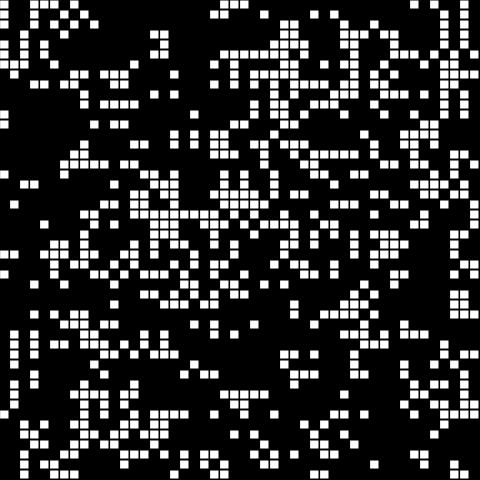
Frame 1 (no input)
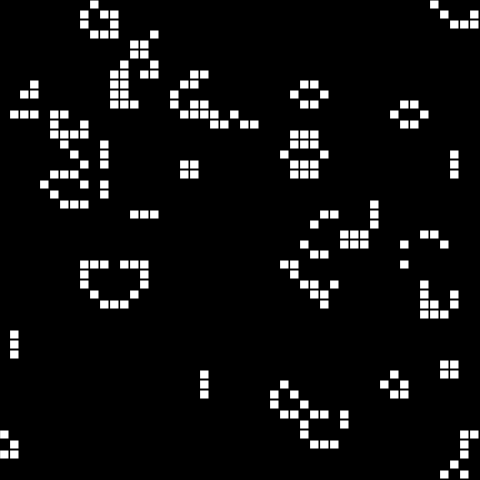
Frame 60 (no input)
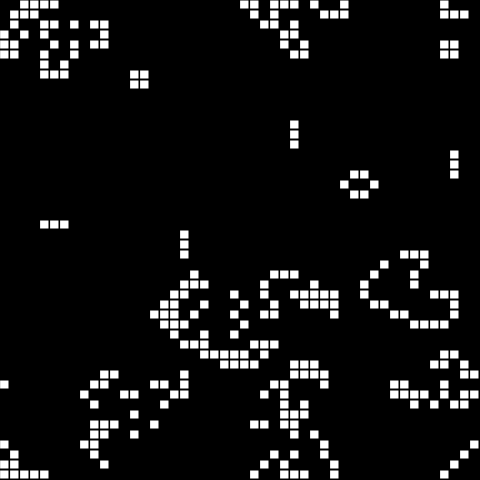
Frame 120 (the mouse pressed at the canvas centre since frame 60)

The p5.js sketch that drew these frames (run headless with seeded random() and noise() and a simulated clock; from frame 60 on, the mouse is pressed at the canvas centre):

// p5.js sketch
// ── sketch.js
/// <reference path="./bindings/p5.global-mode.d.ts" />

let height = 480;
let width = 480;

let resolution = 10;

let cols = width / resolution;
let rows = height / resolution;

let grid;
let nextGenGrid;

function setup() {
    createCanvas(width, height);
    background(0);

    //frameRate(4);
    
    console.log({ rows : rows, cols : cols});

    grid = make2DArray(cols, rows);

    grid = fillGrid(grid);
}

function draw() {
    grid = nextGen(grid);
    drawGrid(grid);
}

function nextGen(grid) {

    let nextGenGrid = make2DArray(cols, rows);

    forEachCellOfGridDo((currentCol, currentRow) => {
        let cellState = grid[currentCol][currentRow];
        let numberOfNeighbors = countNeighborsModulo(grid, currentCol, currentRow);

        let cellNextState = getNextStateForCell(cellState, numberOfNeighbors);

        nextGenGrid[currentCol][currentRow] = cellNextState;
    });

    return nextGenGrid;
}

function getNextStateForCell(currentState, numberOfNeighbors) {

    if (currentState == 0 && numberOfNeighbors == 3) {
        currentState = 1;
    } else if (currentState == 1 && (numberOfNeighbors < 2 || numberOfNeighbors > 3)) {
        currentState = 0;
    } 

    return currentState;
}

function fillGrid(grid) {

    forEachCellOfGridDo((currentCol, currentRow) => {
        grid[currentCol][currentRow] = floor(random(2));
    });

    return grid;
}

function countNeighborsModulo(grid, col, row) {

    let neighbors = 0;

    for(let colOffset = -1 ; colOffset <= 1 ; colOffset++) {
        for(let rowOffset = -1 ; rowOffset <= 1 ; rowOffset++) {
            let colToLookup = (col + colOffset + cols) % cols;
            let rowToLookup = (row + rowOffset + rows) % rows;

            neighbors += grid[colToLookup][rowToLookup];
        
        }
    }
    neighbors -= grid[col][row];

    return neighbors;
}

function drawGrid(grid) {
    //console.log('drawing grid');
    background(0);

    forEachCellOfGridDo((currentCol, currentRow) => {
        let x = currentCol * resolution;
        let y = currentRow * resolution;
    
        if(grid[currentCol][currentRow] === 1) {
            fill(255);
            stroke(0);
            rect(x, y, resolution - 1, resolution - 1);
        }
    });
    
}

function forEachCellOfGridDo(funcToExecute) {
    for(let currentRow = 0 ; currentRow < rows ; currentRow++) {
        for(let currentCol = 0 ; currentCol < cols ; currentCol++) {
            funcToExecute(currentCol, currentRow);
        }
    }
}

function make2DArray(cols, rows) {
    let array = new Array(cols);

    for(let i = 0 ; i < array.length ; i ++) {
        array[i] = new Array(rows);
    }
    
    return array;
}
